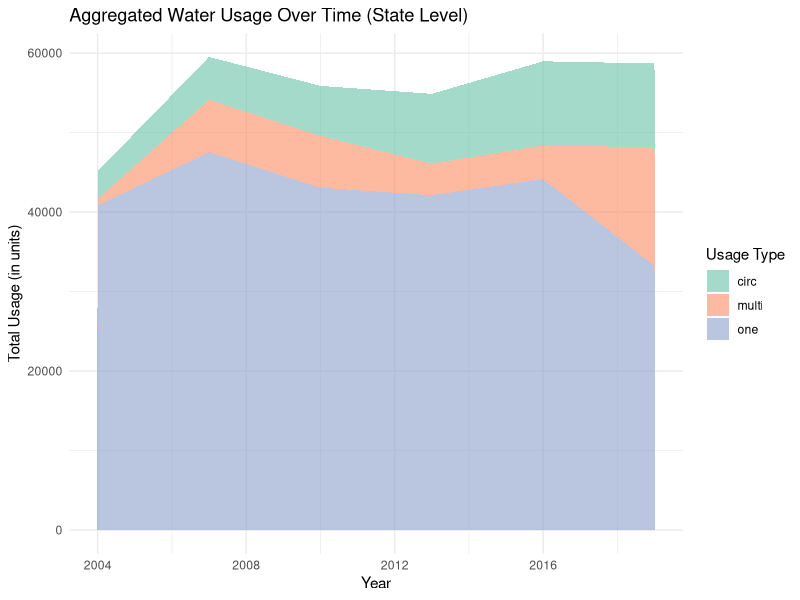
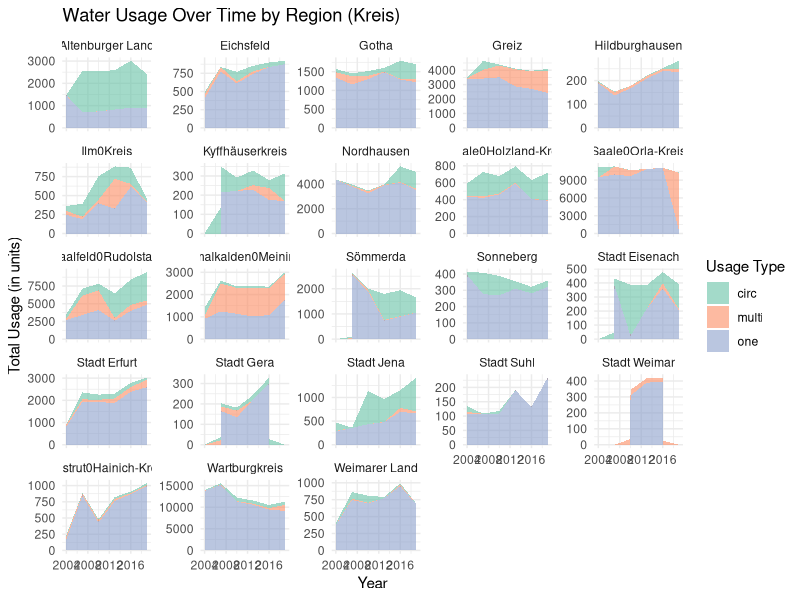
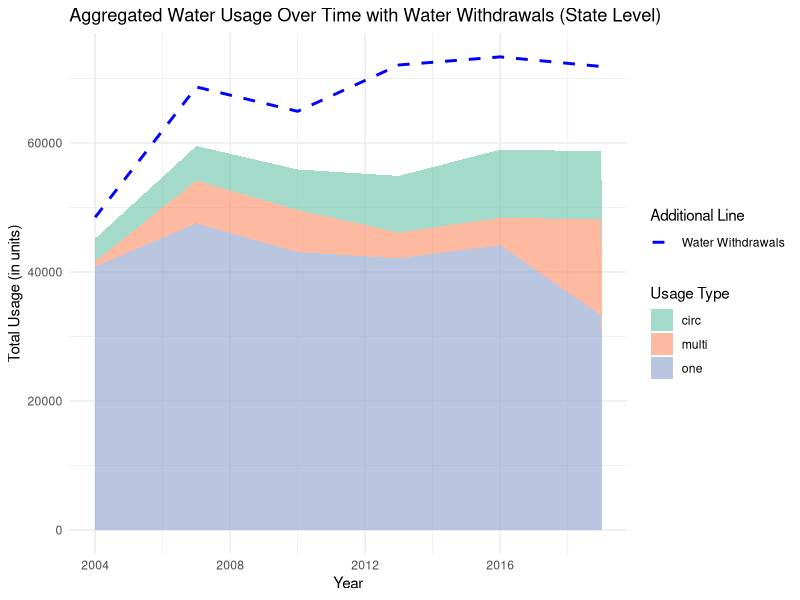

Write R code to recreate these figures, in order.
library(ggplot2)
library(dplyr)
library(tidyr)

# Load the data
inddata <- read.csv("inddata.csv")

# Ensure proper data types
inddata <- inddata %>%
  mutate(year = as.numeric(as.character(year)))

# ---- GRAPH 1: Aggregate to State Level ----

# Aggregate data to state level
state_data <- inddata %>%
  group_by(year) %>%
  summarise(across(c(one, multi, circ, tot), sum, na.rm = TRUE)) %>%
  pivot_longer(cols = c(one, multi, circ), names_to = "Usage_Type", values_to = "Value")

# Plot state-level aggregated data
state_level_plot <- ggplot(state_data, aes(x = year, y = Value, fill = Usage_Type)) +
  geom_area(alpha = 0.6, position = "stack") +
  labs(
    title = "Aggregated Water Usage Over Time (State Level)",
    x = "Year",
    y = "Total Usage (in units)",
    fill = "Usage Type"
  ) +
  theme_minimal() +
  scale_fill_brewer(palette = "Set2")  
print(state_level_plot)

# ---- GRAPH 2: Faceted by Kreis ----

# Reshape data for faceted plot
faceted_data <- inddata %>%
  select(year, Kreis, one, multi, circ, tot) %>%
  pivot_longer(cols = c(one, multi, circ), names_to = "Usage_Type", values_to = "Value")

# Plot faceted data by Kreis
faceted_plot <- ggplot(faceted_data, aes(x = year, y = Value, fill = Usage_Type)) +
  geom_area(alpha = 0.6, position = "stack") +
  labs(
    title = "Water Usage Over Time by Region (Kreis)",
    x = "Year",
    y = "Total Usage (in units)",
    fill = "Usage Type"
  ) +
  facet_wrap(~ Kreis, scales = "free_y") +  # Facet by Kreis
  theme_minimal() +
  scale_fill_brewer(palette = "Set2")  # Optional color scheme
print(faceted_plot)





# ---- GRAPH: Aggregated Water Usage with Water Withdrawals ----

# Aggregate data to state level and calculate total water withdrawals
state_data_with_wa <- inddata %>%
  group_by(year) %>%
  summarise(across(c(one, multi, circ, tot, wa), sum, na.rm = TRUE)) %>%
  pivot_longer(cols = c(one, multi, circ), names_to = "Usage_Type", values_to = "Value")

# Plot state-level aggregated data with water withdrawals line
state_level_plot_with_wa <- ggplot(state_data_with_wa, aes(x = year)) +
  # Stacked area plot for one, multi, circ
  geom_area(aes(y = Value, fill = Usage_Type), alpha = 0.6, position = "stack") +
  # Line for water withdrawals
  geom_line(aes(y = wa, color = "Water Withdrawals"), size = 1, linetype = "dashed") +
  # Legend and labels
  labs(
    title = "Aggregated Water Usage Over Time with Water Withdrawals (State Level)",
    x = "Year",
    y = "Total Usage (in units)",
    fill = "Usage Type",
    color = "Additional Line"
  ) +
  theme_minimal() +
  scale_fill_brewer(palette = "Set2") +
  scale_color_manual(values = c("Water Withdrawals" = "blue"))  # Color for the line

print(state_level_plot_with_wa)
